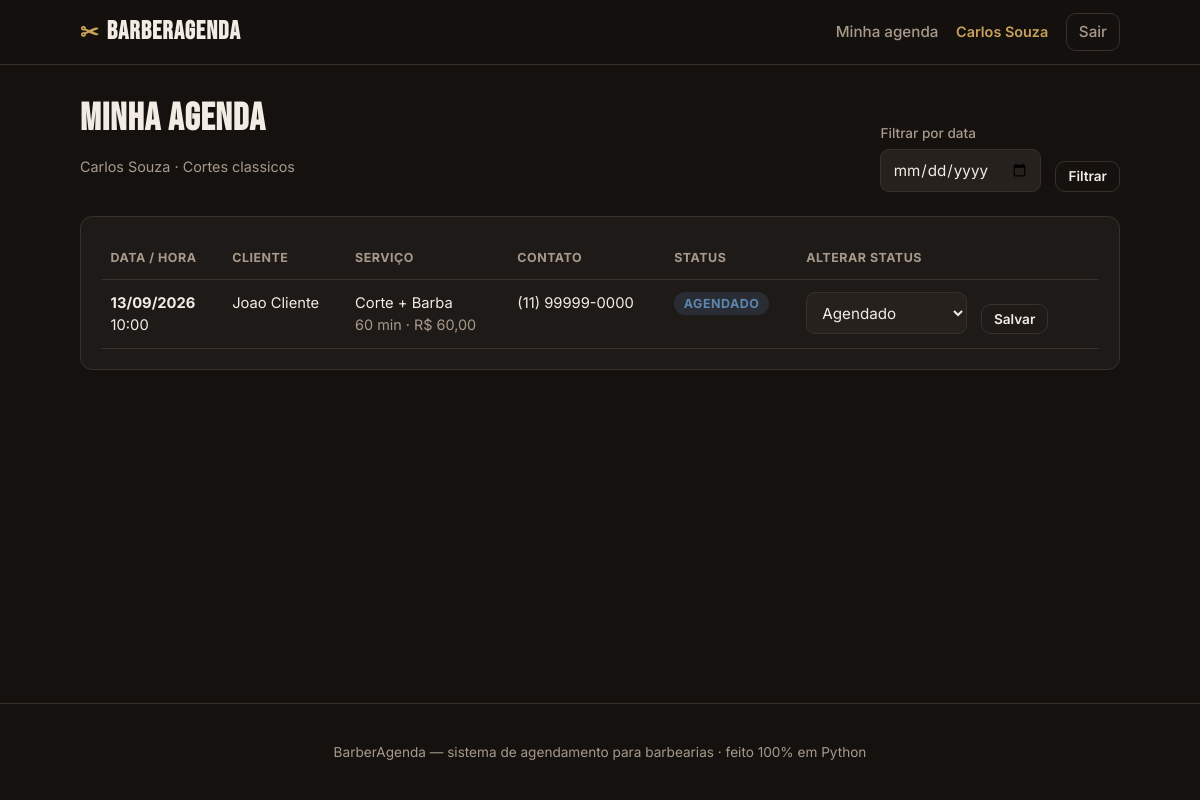
Before: /agenda (signed in) with the older database file.
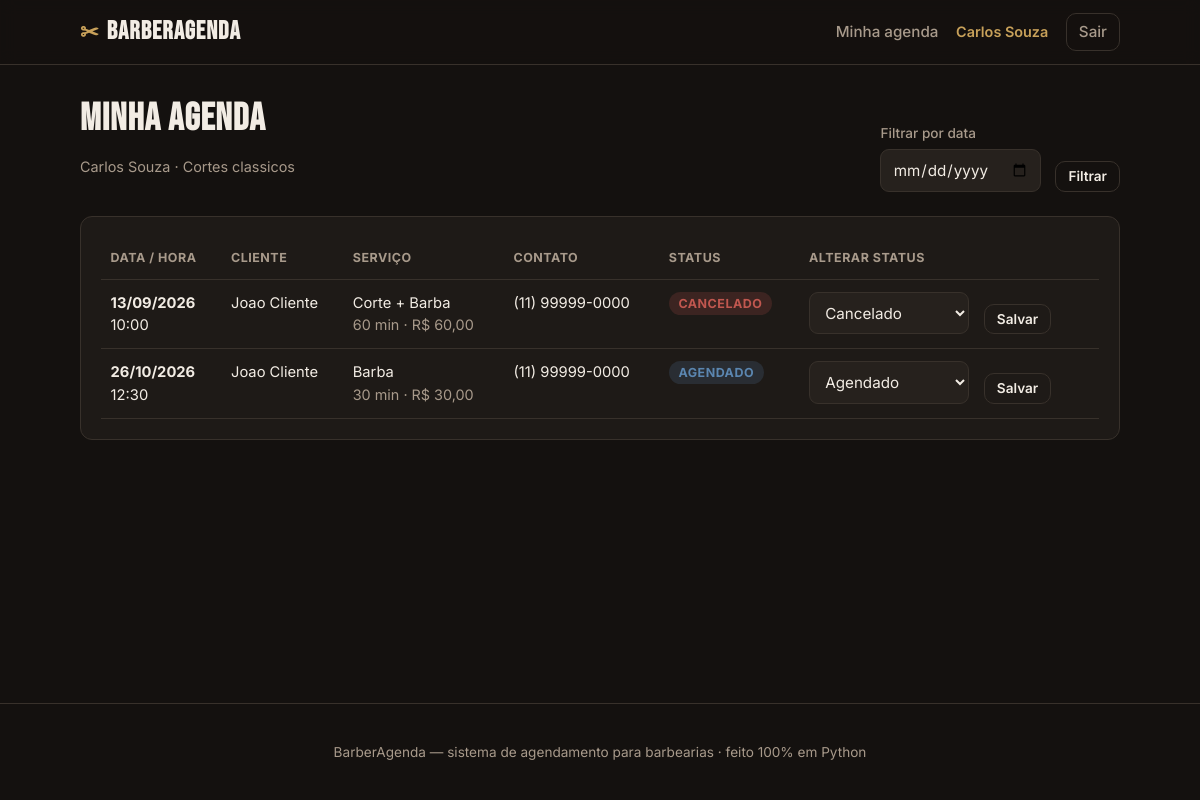
After: the same page with the newer database file.
### tables this page shows
CREATE TABLE usuarios (
            id INTEGER PRIMARY KEY AUTOINCREMENT,
            nome TEXT NOT NULL,
            email TEXT NOT NULL UNIQUE,
            senha TEXT NOT NULL,
            papel TEXT NOT NULL CHECK (papel IN ('admin', 'barbeiro', 'cliente')),
            telefone TEXT
        );

CREATE TABLE barbeiros (
            id INTEGER PRIMARY KEY AUTOINCREMENT,
            usuario_id INTEGER UNIQUE,
            nome TEXT NOT NULL,
            especialidade TEXT,
            ativo INTEGER NOT NULL DEFAULT 1,
            FOREIGN KEY (usuario_id) REFERENCES usuarios(id) ON DELETE SET NULL
        );

CREATE TABLE agendamentos (
            id INTEGER PRIMARY KEY AUTOINCREMENT,
            cliente_id INTEGER NOT NULL,
            barbeiro_id INTEGER NOT NULL,
            servico_id INTEGER NOT NULL,
            data TEXT NOT NULL,
            hora TEXT NOT NULL,
            status TEXT NOT NULL DEFAULT 'agendado'
                CHECK (status IN ('agendado', 'em_atendimento', 'concluido', 'cancelado')),
            criado_em TEXT NOT NULL,
            FOREIGN KEY (cliente_id) REFERENCES usuarios(id) ON DELETE CASCADE,
            FOREIGN KEY (barbeiro_id) REFERENCES barbeiros(id) ON DELETE CASCADE,
            FOREIGN KEY (servico_id) REFERENCES servicos(id) ON DELETE CASCADE
        );

CREATE TABLE servicos (
            id INTEGER PRIMARY KEY AUTOINCREMENT,
            nome TEXT NOT NULL,
            descricao TEXT,
            duracao_min INTEGER NOT NULL,
            preco REAL NOT NULL
        );

### app.py (the view)
@app.route("/agenda")
@login_obrigatorio("barbeiro")
def barbeiro_agenda():
    b = barbeiro_do_usuario(session["usuario_id"])
    if not b:
        flash("Seu perfil de barbeiro ainda nao foi configurado.", "erro")
        return redirect(url_for("index"))
    filtro_data = request.args.get("data", "")
    conn = get_db()
    query = """SELECT a.*, s.nome AS servico_nome, s.preco, s.duracao_min,
                      u.nome AS cliente_nome, u.telefone AS cliente_telefone
               FROM agendamentos a
               JOIN servicos s ON s.id = a.servico_id
               JOIN usuarios u ON u.id = a.cliente_id
               WHERE a.barbeiro_id=?"""
    params = [b["id"]]
    if filtro_data:
        query += " AND a.data=?"
        params.append(filtro_data)
    query += " ORDER BY a.data, a.hora"
    ags = conn.execute(query, params).fetchall()
    conn.close()
    return render_template(
        "barbeiro_agenda.html", agendamentos=ags, barbeiro=b, filtro_data=filtro_data
    )

### app.py (called while the page is built)
def usuario_atual():
    uid = session.get("usuario_id")
    if not uid:
        return None
    conn = get_db()
    u = conn.execute("SELECT * FROM usuarios WHERE id=?", (uid,)).fetchone()
    conn.close()
    return u

def login_obrigatorio(*papeis):
    def decorator(f):
        @wraps(f)
        def wrapper(*args, **kwargs):
            u = usuario_atual()
            if not u:
                flash("Faca login para continuar.", "erro")
                return redirect(url_for("login"))
            if papeis and u["papel"] not in papeis:
                abort(403)
            return f(*args, **kwargs)
        return wrapper
    return decorator

@app.context_processor
def injeta_usuario():
    return {"usuario": usuario_atual()}

@app.template_filter("moeda")
def moeda(valor):
    return f"R$ {valor:,.2f}".replace(",", "X").replace(".", ",").replace("X", ".")

@app.template_filter("data_br")
def data_br(iso):
    try:
        return datetime.strptime(iso, "%Y-%m-%d").strftime("%d/%m/%Y")
    except (ValueError, TypeError):
        return iso

@app.template_filter("status_label")
def status_label(s):
    return STATUS_LABEL.get(s, s)

def barbeiro_do_usuario(usuario_id):
    conn = get_db()
    b = conn.execute(
        "SELECT * FROM barbeiros WHERE usuario_id=?", (usuario_id,)
    ).fetchone()
    conn.close()
    return b

### db.py (called while the page is built)
def get_db():
    conn = sqlite3.connect(DB_PATH)
    conn.row_factory = sqlite3.Row
    conn.execute("PRAGMA foreign_keys = ON")
    return conn

### templates/barbeiro_agenda.html (shortened to what this page needs)
{% extends "base.html" %}
{% block content %}
<div class="page-head">
    <div>
        <h1>Minha agenda</h1>
        <p class="muted">{{ barbeiro.nome }}{% if barbeiro.especialidade %} · {{ barbeiro.especialidade }}{% endif %}</p>
    </div>
    <form method="get" class="form-inline">
        <label>Filtrar por data
            <input type="date" name="data" value="{{ filtro_data }}">
        </label>
        <button type="submit" class="btn btn-ghost btn-sm">Filtrar</button>
    </form>
</div>
{% if agendamentos %}
<div class="table-wrap card">
    <table class="table">
        <thead>
            <tr>
                <th>Data / Hora</th>
                <th>Cliente</th>
                <th>Serviço</th>
                <th>Contato</th>
                <th>Status</th>
                <th>Alterar status</th>
            </tr>
        </thead>
        <tbody>
            {% for a in agendamentos %}
            <tr>
                <td><strong>{{ a.data|data_br }}</strong><br>{{ a.hora }}</td>
                <td>{{ a.cliente_nome }}</td>
                <td>{{ a.servico_nome }}<br><span class="muted">{{ a.duracao_min }} min · {{ a.preco|moeda }}</span></td>
                <td>{{ a.cliente_telefone or '—' }}</td>
                <td><span class="status status-{{ a.status }}">{{ a.status|status_label }}</span></td>
                <td>
                    <form method="post" action="{{ url_for('barbeiro_status', ag_id=a.id) }}" class="form-inline">
                        <select name="status">
                            <option value="agendado" {% if a.status=='agendado' %}selected{% endif %}>Agendado</option>
                            <option value="cancelado" {% if a.status=='cancelado' %}selected{% endif %}>Cancelado</option>
                        </select>
                        <button type="submit" class="btn btn-ghost btn-sm">Salvar</button>
                    </form>
                </td>
            </tr>
            {% endfor %}
        </tbody>
    </table>
</div>
{% else %}
<div class="card empty"><p>Nenhum atendimento na agenda{% if filtro_data %} para esta data{% endif %}.</p></div>
{% endif %}
{% endblock %}

### templates/base.html (shortened to what this page needs)
<!DOCTYPE html>
<html lang="pt-BR">
<head>
    <link rel="stylesheet" href="{{ url_for('static', filename='style.css') }}">
</head>
<body>
    <header class="topbar">
        <div class="container topbar-inner">
            <a href="{{ url_for('index') }}" class="brand">
                <span class="brand-mark">✂</span>
                <span class="brand-name">BarberAgenda</span>
            </a>
            <nav class="nav">
                {% if usuario %}
                    {% if usuario.papel == 'cliente' %}
                        <a href="{{ url_for('cliente_novo_agendamento') }}">Agendar</a>
                        <a href="{{ url_for('cliente_agendamentos') }}">Meus agendamentos</a>
                    {% elif usuario.papel == 'barbeiro' %}
                        <a href="{{ url_for('barbeiro_agenda') }}">Minha agenda</a>
                    {% elif usuario.papel == 'admin' %}
                        <a href="{{ url_for('admin_agendamentos') }}">Agendamentos</a>
                        <a href="{{ url_for('admin_servicos') }}">Serviços</a>
                        <a href="{{ url_for('admin_barbeiros') }}">Barbeiros</a>
                    {% endif %}
                    <span class="nav-user">{{ usuario.nome }}</span>
                    <a href="{{ url_for('logout') }}" class="btn btn-ghost btn-sm">Sair</a>
                {% else %}
                    <a href="{{ url_for('index') }}">Início</a>
                    <a href="{{ url_for('login') }}" class="btn btn-ghost btn-sm">Entrar</a>
                {% endif %}
            </nav>
        </div>
    </header>
    <main class="container main">
        {% block content %}{% endblock %}
    </main>
    <footer class="footer">
        <div class="container">
            <p>BarberAgenda — sistema de agendamento para barbearias · feito 100% em Python</p>
        </div>
    </footer>
</body>
</html>

### static/style.css (style rules this page uses)
:root { --bg: #14110f; --surface: #1e1a17; --surface-2: #26211d; --border: #38312b; --text: #f2ece4; --muted: #a89a8b; --gold: #c8a15a; --gold-dark: #a87f3d; --danger: #c0574f; --green: #5fa06a; --blue: #5b86b0; --radius: 12px; --maxw: 1080px; }
* { box-sizing: border-box; }
body { margin: 0; background: var(--bg); color: var(--text); font-family: 'Inter', system-ui, sans-serif; line-height: 1.5; display: flex; flex-direction: column; min-height: 100vh; }
.container { width: 100%; max-width: var(--maxw); margin: 0 auto; padding: 0 1.25rem; }
h1, h2, h3 { line-height: 1.15; margin: 0 0 .5rem; }
a { color: var(--gold); text-decoration: none; }
.muted { color: var(--muted); font-size: .9rem; }
.topbar { background: rgba(20,17,15,.85); backdrop-filter: blur(8px); border-bottom: 1px solid var(--border); position: sticky; top: 0; z-index: 10; }
.topbar-inner { display: flex; align-items: center; justify-content: space-between; height: 64px; gap: 1rem; }
.brand { display: flex; align-items: center; gap: .5rem; color: var(--text); font-weight: 700; }
.brand-mark { color: var(--gold); font-size: 1.4rem; }
.brand-name { font-family: 'Bebas Neue', sans-serif; font-size: 1.6rem; letter-spacing: 1px; }
.nav { display: flex; align-items: center; gap: 1.1rem; flex-wrap: wrap; }
.nav a { color: var(--muted); font-weight: 500; font-size: .95rem; }
.nav-user { color: var(--gold); font-size: .9rem; font-weight: 600; }
.main { flex: 1; padding: 2rem 1.25rem 3rem; }
.card { background: var(--surface); border: 1px solid var(--border); border-radius: var(--radius); padding: 1.25rem; }
.btn { display: inline-flex; align-items: center; justify-content: center; gap: .4rem; padding: .65rem 1.1rem; border-radius: 10px; border: 1px solid transparent; font-weight: 600; font-size: .95rem; cursor: pointer; font-family: inherit; transition: .15s; text-decoration: none; }
.btn-ghost { background: transparent; color: var(--text); border-color: var(--border); }
.btn-sm { padding: .4rem .75rem; font-size: .85rem; }
.form label, .form-inline label { display: flex; flex-direction: column; gap: .35rem; font-size: .85rem; color: var(--muted); font-weight: 500; }
.form-inline { display: flex; gap: .9rem; align-items: flex-end; flex-wrap: wrap; }
input, select { background: var(--surface-2); border: 1px solid var(--border); color: var(--text); padding: .6rem .7rem; border-radius: 9px; font-size: .95rem; font-family: inherit; }
.page-head { display: flex; align-items: flex-end; justify-content: space-between; gap: 1rem; flex-wrap: wrap; margin-bottom: 1.5rem; }
.page-head h1 { font-family: 'Bebas Neue', sans-serif; font-size: 2.4rem; letter-spacing: 1px; }
.status { padding: .25rem .6rem; border-radius: 999px; font-size: .78rem; font-weight: 700; text-transform: uppercase; letter-spacing: .5px; }
.status-agendado { background: rgba(91,134,176,.18); color: var(--blue); }
.status-cancelado { background: rgba(192,87,79,.18); color: var(--danger); }
.table-wrap { overflow-x: auto; }
.table { width: 100%; border-collapse: collapse; font-size: .92rem; }
.table th, .table td { text-align: left; padding: .75rem .6rem; border-bottom: 1px solid var(--border); vertical-align: top; }
.table th { color: var(--muted); font-size: .78rem; text-transform: uppercase; letter-spacing: .5px; }
.footer { border-top: 1px solid var(--border); padding: 1.5rem 0; color: var(--muted); font-size: .85rem; text-align: center; }

Changed rows visible on the page:
changed agendamentos "Corte + Barba": status|status_label "AGENDADO" → "CANCELADO"; status "Agendado" → "Cancelado"
added agendamentos: data|data_br "26/10/2026", hora "12:30", cliente_nome "Joao Cliente", servico_nome "Barba", duracao_min "30", preco|moeda "R$ 30,00", telefone "(11) 99999-0000", status|status_label "AGENDADO", status "Agendado"
